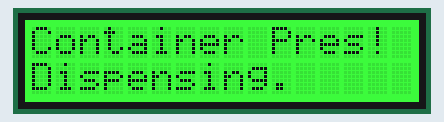
The sketch below on a simulated Arduino Uno, built with avr-gcc and run on an emulated ATmega328P. Shown: 16×2 character LCD. What the sketch prints to the serial monitor is not drawn.

Above: at 0.1 s.
At 5.2 s:
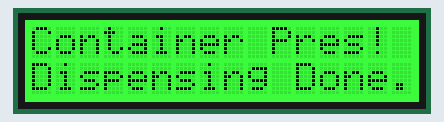

The sketch:

solenoidFluidDispenser.ino
```cpp
#define PROXIMITY_SENSOR  0 // NPN Output Inductive Proximity Sensor connects to Arduino Digital D0 Port
#define SOLENOID          1 // Solenoid (or relay) connects to Arduino Digital D1 Port

#include <Wire.h>
#include "rgb_lcd.h"

rgb_lcd lcd;                                          // Instantiate LCD
bool container_present = false;

void setup()
{
  Wire.begin();                                       // Initialiaze I2C bus
  Serial.begin(115200);                               // Initialize Serial Port for debugging
  pinMode(PROXIMITY_SENSOR, INPUT_PULLUP);            // Set PROXIMITY_SENSOR (D0) as digital input
  pinMode(SOLENOID, OUTPUT);
  lcd.begin(16, 2);                                   // Initialize LCD
  lcd.setRGB(0, 255, 0);                              // Green LCD Back Light
}

void loop()
{
  container_present = digitalRead(PROXIMITY_SENSOR);  // Read sensor (D0) to check if a metal container is present
  if (container_present == true)                      // Check if metal container is present.
  {
    Serial.println("Container Present!");
    Serial.println("Dispensing Liquid.");
    lcd.clear();
    lcd.setCursor(0, 0);
    lcd.write("Container Pres!");
    lcd.setCursor(0, 1);
    lcd.write("Dispensing.");
    digitalWrite(SOLENOID, HIGH);                     // If container is present, energize solenoid to dispense liquid for 5 second
    delay(5000);
    digitalWrite(SOLENOID, LOW);                      // After 5 second, de-energize solenoid to stop dispensing and delay for 2 seconds
    Serial.println("Dispensing Done.");
    lcd.clear();
    lcd.setCursor(0, 0);
    lcd.write("Container Pres!");
    lcd.setCursor(0, 1);
    lcd.write("Dispensing Done.");
    delay(2000);

    while(digitalRead(PROXIMITY_SENSOR) == HIGH);     // Wait container to be removed.
  }
  else
  {
    lcd.clear();
    lcd.setCursor(0, 0);
    lcd.write("Container Abs!");
  }

  delay(500);
}
```
